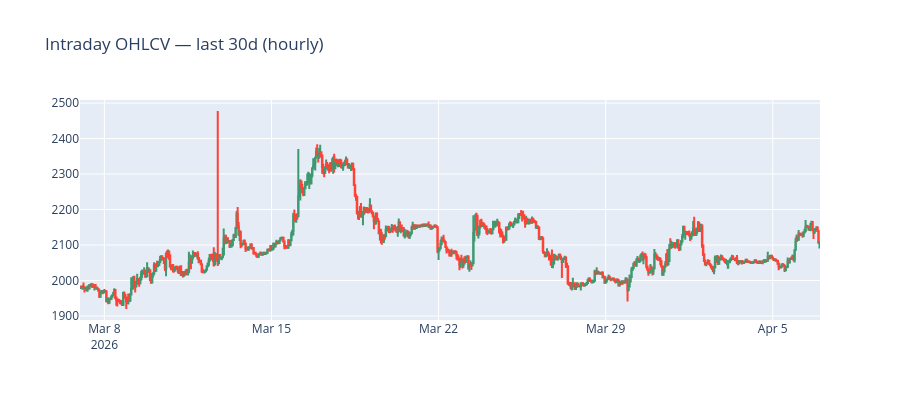

This figure's notebook cell:
### Markdown cell above
**QA purpose**: validate intraday OHLCV last 90d. Candlestick lets you spot OHLC inversions visually.

### Code cell
recent = intraday.filter(pl.col("date") >= date.fromisoformat(START_DATE_30D))
fig = go.Figure(go.Candlestick(
    x=recent["hour"].to_list(),
    open=recent["open_price"].to_list(),
    high=recent["high_price"].to_list(),
    low=recent["low_price"].to_list(),
    close=recent["close_price"].to_list(),
))
fig.update_layout(height=400, title_text="Intraday OHLCV — last 30d (hourly)", xaxis_rangeslider_visible=False)
fig.show()

### Figure 1 — Plotly figure (JSON) as saved in the notebook; plotly's stock layout.template omitted (floating-point values rounded to 4 significant figures; data arrays with more than 128 entries replaced by an {"elided": "..."} marker saying what was removed)
{"data": [{"close": {"elided": "744 float values"}, "high": {"elided": "744 float values"}, "low": {"elided": "744 float values"}, "open": {"elided": "744 float values"}, "type": "candlestick", "x": {"elided": "744 str values"}}], "layout": {"height": 400, "title": {"text": "Intraday OHLCV — last 30d (hourly)"}, "xaxis": {"rangeslider": {"visible": false}}}}
